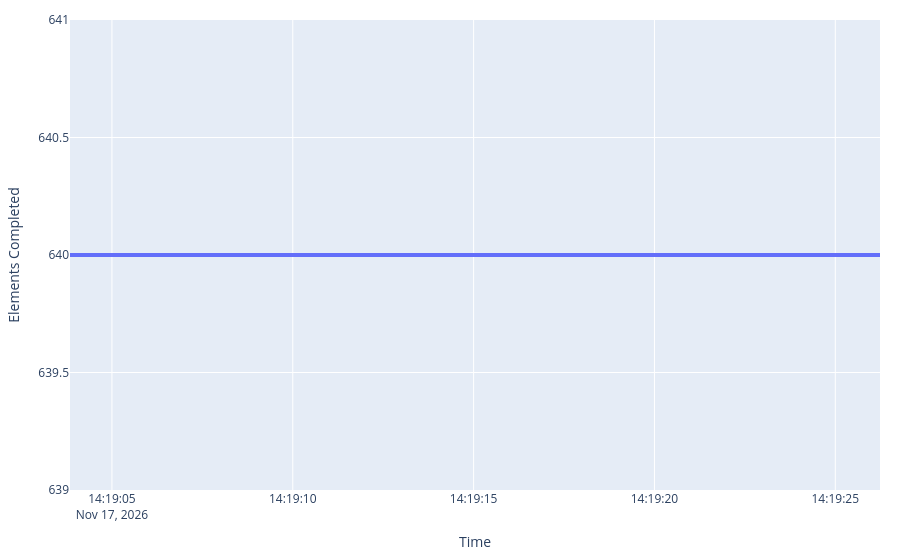

The cell this chart's notebook holds for it:
### Markdown cell above
We can also visualize how the job's execution was chunked on hardware.

### Code cell
from qiskit_ibm_runtime.visualization import draw_chunk_timings
from samplomatic.quantum_program import ChunkTiming
ChunkTiming(result.metadata["executor"].chunk_timing).draw()

### Figure 1 — Plotly figure (JSON) as saved in the notebook; plotly's stock layout.template omitted (floating-point values rounded to 4 significant figures)
{"data": [{"hoverinfo": "text", "line": {"color": "#636EFA", "width": 4}, "mode": "lines", "name": "Timings 0", "text": ["<b>Timings 0[0]</b><br><b>&nbsp;&nbsp;&nbsp;Start:</b> 2026-11-17 14:19:03.840572<br><b>&nbsp;&nbsp;&nbsp;Stop:</b> 2026-11-17 14:19:26.236301<br><b>&nbsp;&nbsp;&nbsp;Duration:</b> 22.4s<br><b>&nbsp;&nbsp;&nbsp;Size:</b> 640<br><b>&nbsp;&nbsp;&nbsp;Parts (1):</b><br>&nbsp;&nbsp;&nbsp;&nbsp;&nbsp;&nbsp;item[0]: 640", "<b>Timings 0[0]</b><br><b>&nbsp;&nbsp;&nbsp;Start:</b> 2026-11-17 14:19:03.840572<br><b>&nbsp;&nbsp;&nbsp;Stop:</b> 2026-11-17 14:19:26.236301<br><b>&nbsp;&nbsp;&nbsp;Duration:</b> 22.4s<br><b>&nbsp;&nbsp;&nbsp;Size:</b> 640<br><b>&nbsp;&nbsp;&nbsp;Parts (1):</b><br>&nbsp;&nbsp;&nbsp;&nbsp;&nbsp;&nbsp;item[0]: 640", "<b>Timings 0[0]</b><br><b>&nbsp;&nbsp;&nbsp;Start:</b> 2026-11-17 14:19:03.840572<br><b>&nbsp;&nbsp;&nbsp;Stop:</b> 2026-11-17 14:19:26.236301<br><b>&nbsp;&nbsp;&nbsp;Duration:</b> 22.4s<br><b>&nbsp;&nbsp;&nbsp;Size:</b> 640<br><b>&nbsp;&nbsp;&nbsp;Parts (1):</b><br>&nbsp;&nbsp;&nbsp;&nbsp;&nbsp;&nbsp;item[0]: 640"], "type": "scatter", "x": ["2026-11-17T14:19:03.840572", "2026-11-17T14:19:26.236301", null], "y": [640, 640, null]}], "layout": {"legend": {"x": 0.99, "xanchor": "right", "y": 0.01, "yanchor": "bottom"}, "margin": {"b": 70, "l": 70, "r": 20, "t": 20}, "showlegend": false, "xaxis": {"title": {"text": "Time"}, "type": "date"}, "yaxis": {"title": {"text": "Elements Completed"}}}}
